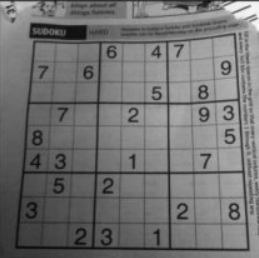
#> input picture images/sudoku.png, 259 x 258 px
$ python opencCv7.py   (older library calls are emulated)
#> lines starting #> are read from the running program, lines starting #| are printed output that depends on the picture; after the words box and inside, x2 and y2 are one past the last pixel; in counts of white or black regions, pixels touching at a corner belong together
# -*- coding: utf-8 -*-
"""
Created on Fri Dec 11 13:26:30 2020

@author: Rabia Tüylek
"""
import numpy as np
import cv2

#%% sobel = derivative

sudoku = cv2.imread("./images/sudoku.png")
#> sudoku is the input picture: shape (258, 259, 3); min 8, max 253, mean 113.9
sudoku_gray= cv2.cvtColor(sudoku, cv2.COLOR_BGR2GRAY)
# türev işlemlerinde resim her zaman gri renkte olmalı ya da gri renge çevirilmeli.
cv2.imshow("sudoku", sudoku)
#cv2.imshow("gray",sudoku_gray)
# x e göre türev
sobelx = cv2.Sobel(sudoku_gray, cv2.CV_32F, 1,0, ksize=5)
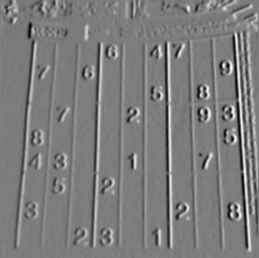
#> sobelx: shape (258, 259) float32; min -4600, max 4849, mean 32.5; drawn with min black and max white
# y ye göre türev
sobely = cv2.Sobel(sudoku_gray, cv2.CV_32F, 1,0, ksize = 5)
# laplace equations
laplace = cv2.Laplacian(sudoku_gray, cv2.CV_32F)
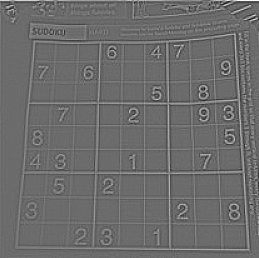
#> laplace: shape (258, 259) float32; min -145, max 197, mean 0.2; drawn with min black and max white

cv2.imshow("sobelx", sobelx)
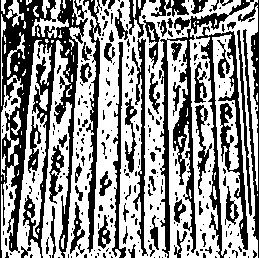
#> window 'sobelx': shape (258, 259); 57.7% white; 303 black regions (228 under 20 px), largest, box (x1, y1, x2, y2) and area: (0, 0, 88, 258) 8559, (160, 0, 254, 258) 3384, (196, 26, 248, 258) 2857
cv2.imshow("sobely", sobely)
cv2.imshow("LAPLACE", laplace)
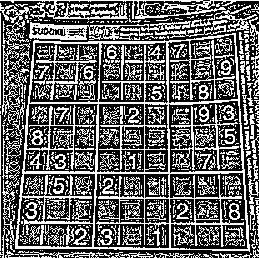
#> window 'LAPLACE': shape (258, 259); 39.8% white in thin lines or dots

cv2.waitKey(0)
cv2.destroyAllWindows()


#%% Canny Edge = resmin ana hatlarını çıkarmak

images = cv2.imread("./images/ground.jpg",0)
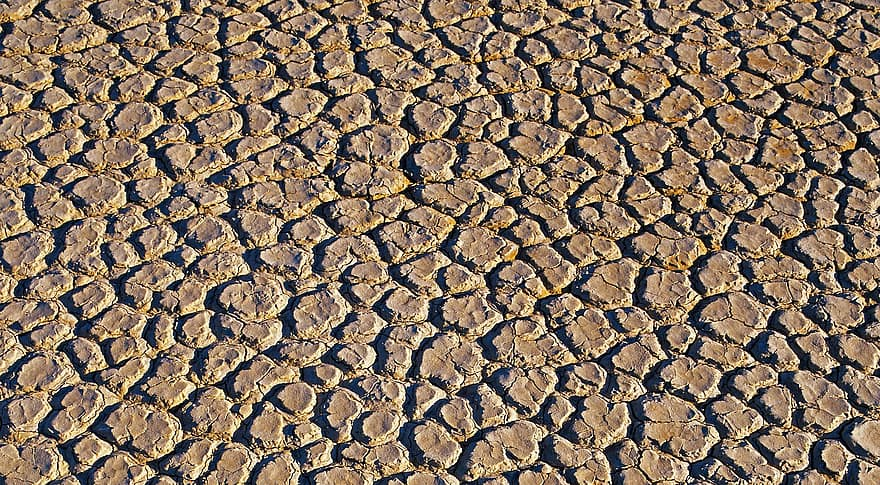
#> input picture images/ground.jpg, 880 x 485 px
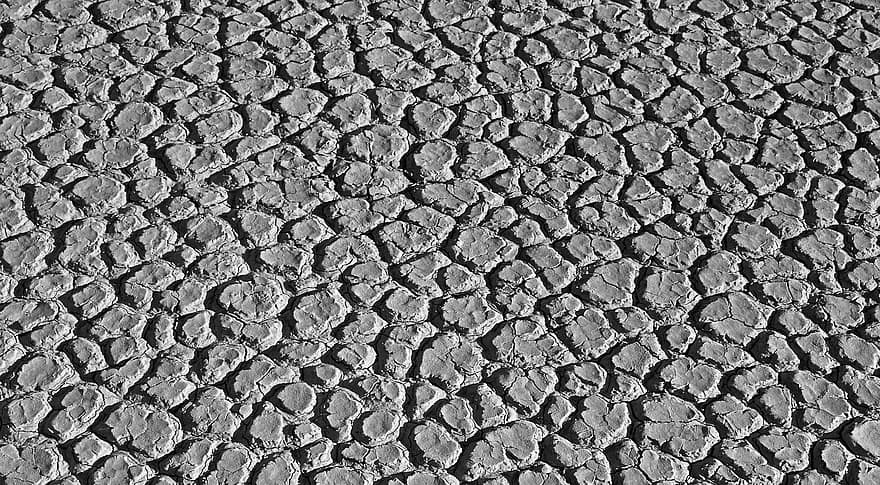
#> images: shape (485, 880); min 0, max 255, mean 119.7
# resim griye çevrildi.
#images = cv2.resize(images,(500,750))
canny_edge = cv2.Canny(images,600,700)
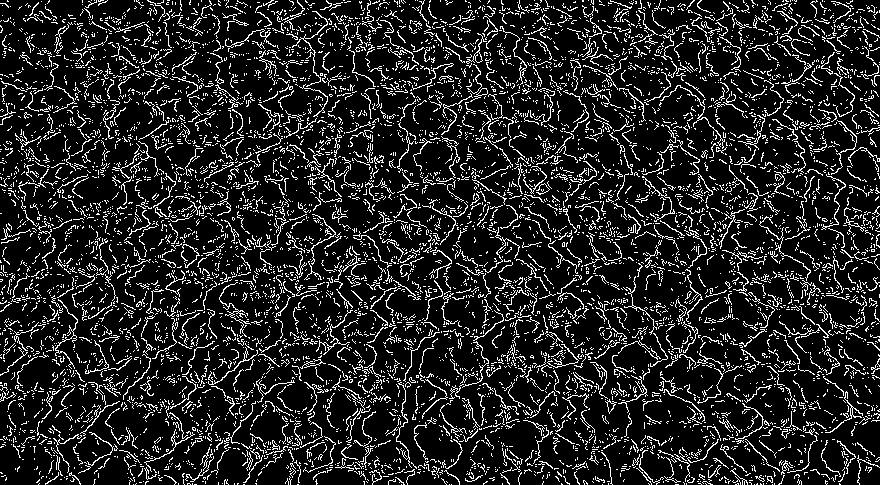
#> canny_edge: shape (485, 880); 14% white in thin lines or dots

cv2.imshow("ground",images)
cv2.imshow("canny_edge",canny_edge)

cv2.waitKey(0)
cv2.destroyAllWindows()


#%% Histogram
resim = cv2.imread("./images/very_dark.jpg")
#> (the run stopped early here; a loop or call above may not have finished)
